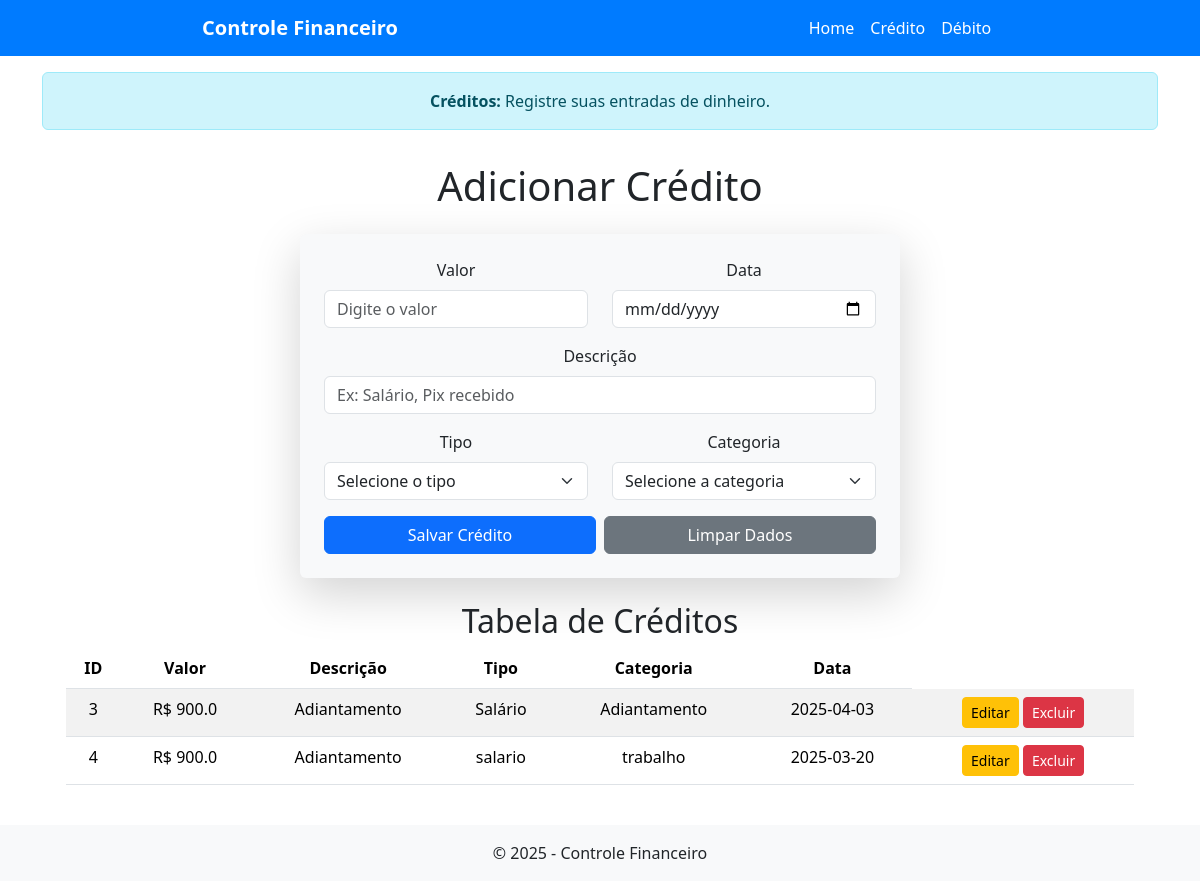
The app's page /credito, older data.
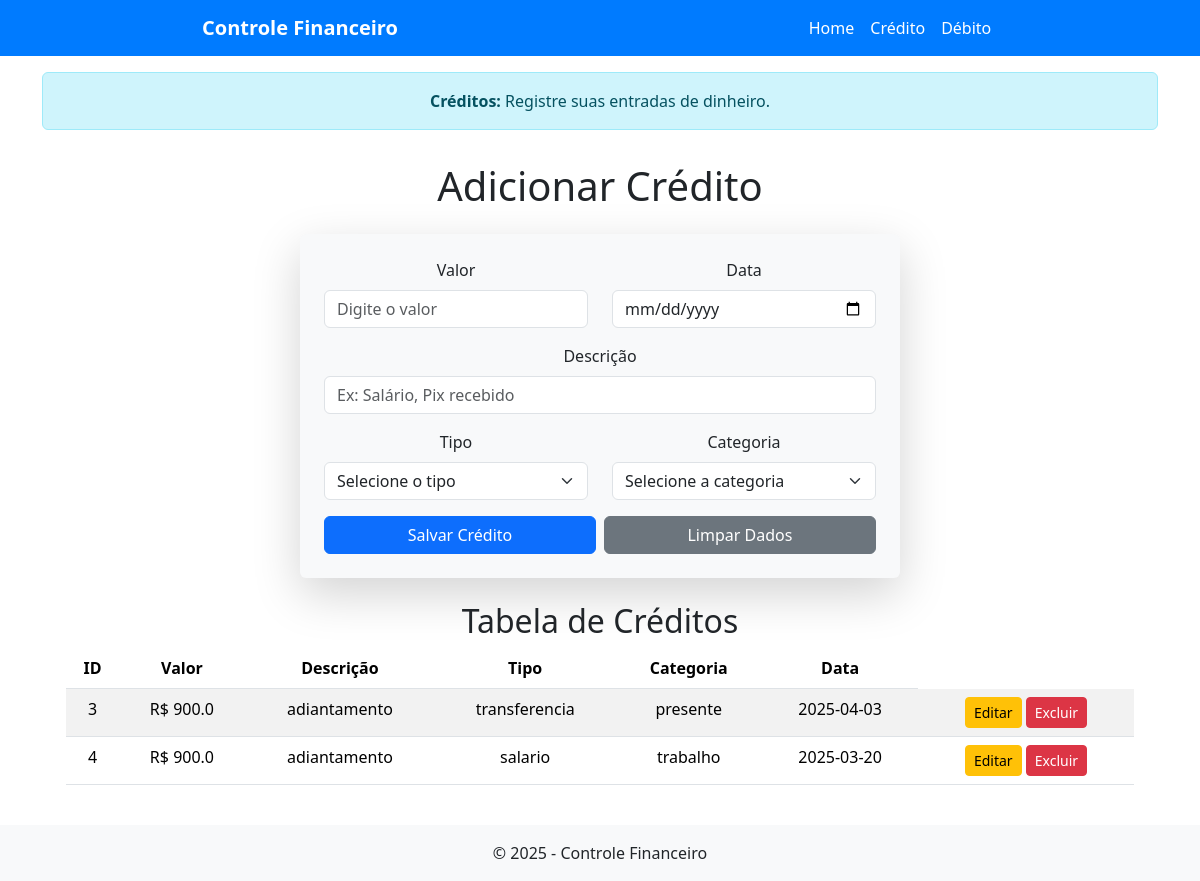
The same page, newer data.
### tables this page shows
CREATE TABLE creditos (
            id INTEGER PRIMARY KEY AUTOINCREMENT,
            valor REAL NOT NULL,
            descricao TEXT NOT NULL,
            tipo TEXT NOT NULL,
            categoria TEXT NOT NULL,
            data TEXT NOT NULL
        );

### app.py (the view, shortened to what this page needs)
@app.route("/credito", methods=["GET", "POST"])
def credito():
    conaxao = sqlite3.connect("financeiro.db")
    cursor = conaxao.cursor()
    cursor.execute("SELECT * FROM creditos")
    creditos = cursor.fetchall()
    conaxao.close()
    return render_template("credito.html", creditos=creditos)

### templates/credito.html (shortened to what this page needs)
{% extends 'base.html' %}
{% block alert %}
    <div class="container mt-3">
        <div class="alert alert-info text-center" role="alert">
            <strong>Créditos:</strong> Registre suas entradas de dinheiro.
        </div>
    </div>
{% endblock %}
{% block content %}
    <div class="container mt-3">
        <h1 class="mb-4 text-center">Adicionar Crédito</h1>
        <form method="POST" class="p-4 rounded shadow-lg bg-light mx-auto" style="max-width: 600px;" id="creditoForm">
            <div class="row">
                <div class="col-md-6 mb-3">
                    <label for="valor" class="form-label">Valor</label>
                    <input type="number" step="0.01" class="form-control" id="valor" name="valor" placeholder="Digite o valor" required>
                </div>
                <div class="col-md-6 mb-3">
                    <label for="data" class="form-label">Data</label>
                    <input type="date" class="form-control" id="data" name="data" required>
                </div>
            </div>
            <div class="mb-3">
                <label for="descricao" class="form-label">Descrição</label>
                <input type="text" class="form-control" id="descricao" name="descricao" placeholder="Ex: Salário, Pix recebido" required>
            </div>
            <div class="row">
                <div class="col-md-6 mb-3">
                    <label for="tipo" class="form-label">Tipo</label>
                    <select class="form-select" id="tipo" name="tipo" required>
                        <option value="" selected disabled>Selecione o tipo</option>
                    </select>
                </div>
                <div class="col-md-6 mb-3">
                    <label for="categoria" class="form-label">Categoria</label>
                    <select class="form-select" id="categoria" name="categoria" required>
                        <option value="" selected disabled>Selecione a categoria</option>
                    </select>
                </div>
            </div>
            <div class="d-flex gap-2">
                <button type="submit" class="btn btn-primary flex-grow-1">Salvar Crédito</button>
                <button type="reset" class="btn btn-secondary flex-grow-1">Limpar Dados</button>
            </div>
        </form>
        <div class="container mt-4">
            <h2 class="text-center">Tabela de Créditos</h2>
            <table class="table table-striped">
                <thead>
                    <tr>
                        <th>ID</th>
                        <th>Valor</th>
                        <th>Descrição</th>
                        <th>Tipo</th>
                        <th>Categoria</th>
                        <th>Data</th>
                    </tr>
                </thead>
                <tbody>
                    {% for credito in creditos %}
                    <tr>
                        <td>{{ credito[0] }}</td>
                        <td>R$ {{ credito[1] }}</td>
                        <td>{{ credito[2] }}</td>
                        <td>{{ credito[3] }}</td>
                        <td>{{ credito[4] }}</td>
                        <td>{{ credito[5] }}</td>
                        <td>
                            <a href="{{ url_for('editar_credito', id=credito[0]) }}" class="btn btn-warning btn-sm">Editar</a>
                            <a href="{{ url_for('excluir_credito', id=credito[0]) }}" class="btn btn-danger btn-sm">Excluir</a>
                        </td>
                    </tr>
                    {% endfor %}
                </tbody>
            </table>
        </div>
    </div>
{% endblock %}

Row changes from the older to the newer data that the page shows:
changed creditos id 3: descricao "Adiantamento" → "adiantamento"; tipo "Salário" → "transferencia"; categoria "Adiantamento" → "presente"
changed creditos "salario": descricao "Adiantamento" → "adiantamento"
